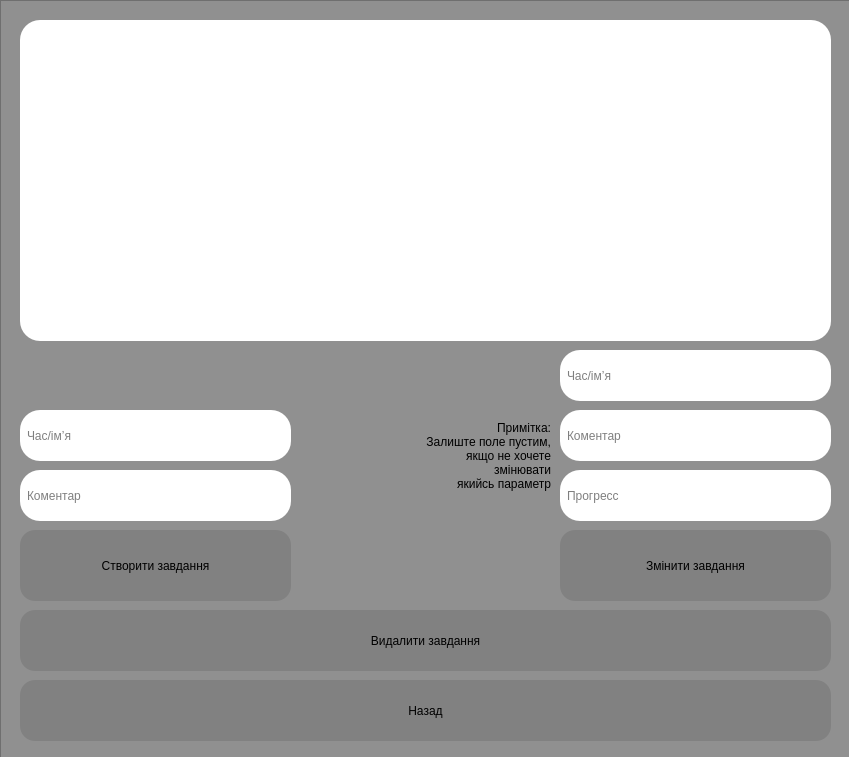
<?xml version="1.0" encoding="UTF-8"?>
<ui version="4.0">
 <class>MainWindow</class>
 <widget class="QMainWindow" name="MainWindow">
  <property name="geometry">
   <rect>
    <x>0</x>
    <y>0</y>
    <width>849</width>
    <height>757</height>
   </rect>
  </property>
  <property name="windowTitle">
   <string>Ambitify</string>
  </property>
  <property name="unifiedTitleAndToolBarOnMac">
   <bool>true</bool>
  </property>
  <widget class="QWidget" name="centralwidget">
   <widget class="QFrame" name="frame">
    <property name="geometry">
     <rect>
      <x>0</x>
      <y>0</y>
      <width>851</width>
      <height>781</height>
     </rect>
    </property>
    <property name="styleSheet">
     <string notr="true">background: rgb(144, 144, 144);</string>
    </property>
    <property name="frameShape">
     <enum>QFrame::StyledPanel</enum>
    </property>
    <property name="frameShadow">
     <enum>QFrame::Raised</enum>
    </property>
    <widget class="QListWidget" name="tasks">
     <property name="geometry">
      <rect>
       <x>20</x>
       <y>20</y>
       <width>811</width>
       <height>321</height>
      </rect>
     </property>
     <property name="styleSheet">
      <string notr="true">background: white;
border-radius: 20px;</string>
     </property>
    </widget>
    <widget class="QPushButton" name="delete_task">
     <property name="geometry">
      <rect>
       <x>20</x>
       <y>610</y>
       <width>811</width>
       <height>61</height>
      </rect>
     </property>
     <property name="cursor">
      <cursorShape>PointingHandCursor</cursorShape>
     </property>
     <property name="styleSheet">
      <string notr="true">QPushButton {
	background: rgb(129, 129, 129);
	border-radius: 15px;
}

QPushButton::hover {
	background: rgb(134, 134, 134);
}</string>
     </property>
     <property name="text">
      <string>Видалити завдання</string>
     </property>
     <property name="iconSize">
      <size>
       <width>50</width>
       <height>50</height>
      </size>
     </property>
    </widget>
    <widget class="QPushButton" name="change_task">
     <property name="geometry">
      <rect>
       <x>560</x>
       <y>530</y>
       <width>271</width>
       <height>71</height>
      </rect>
     </property>
     <property name="cursor">
      <cursorShape>PointingHandCursor</cursorShape>
     </property>
     <property name="styleSheet">
      <string notr="true">QPushButton {
	background: rgb(129, 129, 129);
	border-radius: 15px;
}

QPushButton::hover {
	background: rgb(134, 134, 134);
}</string>
     </property>
     <property name="text">
      <string>Змінити завдання</string>
     </property>
     <property name="iconSize">
      <size>
       <width>50</width>
       <height>50</height>
      </size>
     </property>
    </widget>
    <widget class="QLineEdit" name="task_edit_name">
     <property name="geometry">
      <rect>
       <x>560</x>
       <y>350</y>
       <width>271</width>
       <height>51</height>
      </rect>
     </property>
     <property name="styleSheet">
      <string notr="true">background: white;
border-radius: 20px;
padding-left: 5px;</string>
     </property>
     <property name="readOnly">
      <bool>false</bool>
     </property>
     <property name="placeholderText">
      <string>Час/імʼя</string>
     </property>
    </widget>
    <widget class="QLineEdit" name="task_edit_comment">
     <property name="geometry">
      <rect>
       <x>560</x>
       <y>410</y>
       <width>271</width>
       <height>51</height>
      </rect>
     </property>
     <property name="styleSheet">
      <string notr="true">background: white;
border-radius: 20px;
padding-left: 5px;</string>
     </property>
     <property name="readOnly">
      <bool>false</bool>
     </property>
     <property name="placeholderText">
      <string>Коментар</string>
     </property>
    </widget>
    <widget class="QLineEdit" name="task_edit_progress">
     <property name="geometry">
      <rect>
       <x>560</x>
       <y>470</y>
       <width>271</width>
       <height>51</height>
      </rect>
     </property>
     <property name="styleSheet">
      <string notr="true">background: white;
border-radius: 20px;
padding-left: 5px;</string>
     </property>
     <property name="readOnly">
      <bool>false</bool>
     </property>
     <property name="placeholderText">
      <string>Прогресс</string>
     </property>
    </widget>
    <widget class="QLabel" name="label">
     <property name="geometry">
      <rect>
       <x>410</x>
       <y>410</y>
       <width>141</width>
       <height>91</height>
      </rect>
     </property>
     <property name="text">
      <string>Примітка:
Залиште поле пустим,
якщо не хочете
змінювати
якийсь параметр</string>
     </property>
     <property name="alignment">
      <set>Qt::AlignRight|Qt::AlignTrailing|Qt::AlignVCenter</set>
     </property>
    </widget>
    <widget class="QLineEdit" name="create_task_name">
     <property name="geometry">
      <rect>
       <x>20</x>
       <y>410</y>
       <width>271</width>
       <height>51</height>
      </rect>
     </property>
     <property name="styleSheet">
      <string notr="true">background: white;
border-radius: 20px;
padding-left: 5px;</string>
     </property>
     <property name="readOnly">
      <bool>false</bool>
     </property>
     <property name="placeholderText">
      <string>Час/імʼя</string>
     </property>
    </widget>
    <widget class="QLineEdit" name="create_task_comment">
     <property name="geometry">
      <rect>
       <x>20</x>
       <y>470</y>
       <width>271</width>
       <height>51</height>
      </rect>
     </property>
     <property name="styleSheet">
      <string notr="true">background: white;
border-radius: 20px;
padding-left: 5px;</string>
     </property>
     <property name="readOnly">
      <bool>false</bool>
     </property>
     <property name="placeholderText">
      <string>Коментар</string>
     </property>
    </widget>
    <widget class="QPushButton" name="create_task">
     <property name="geometry">
      <rect>
       <x>20</x>
       <y>530</y>
       <width>271</width>
       <height>71</height>
      </rect>
     </property>
     <property name="cursor">
      <cursorShape>PointingHandCursor</cursorShape>
     </property>
     <property name="styleSheet">
      <string notr="true">QPushButton {
	background: rgb(129, 129, 129);
	border-radius: 15px;
}

QPushButton::hover {
	background: rgb(134, 134, 134);
}</string>
     </property>
     <property name="text">
      <string>Створити завдання</string>
     </property>
     <property name="iconSize">
      <size>
       <width>50</width>
       <height>50</height>
      </size>
     </property>
    </widget>
    <widget class="QPushButton" name="delete_task_2">
     <property name="geometry">
      <rect>
       <x>20</x>
       <y>680</y>
       <width>811</width>
       <height>61</height>
      </rect>
     </property>
     <property name="cursor">
      <cursorShape>PointingHandCursor</cursorShape>
     </property>
     <property name="styleSheet">
      <string notr="true">QPushButton {
	background: rgb(129, 129, 129);
	border-radius: 15px;
}

QPushButton::hover {
	background: rgb(134, 134, 134);
}</string>
     </property>
     <property name="text">
      <string>Назад</string>
     </property>
     <property name="iconSize">
      <size>
       <width>50</width>
       <height>50</height>
      </size>
     </property>
    </widget>
   </widget>
  </widget>
 </widget>
 <resources/>
 <connections/>
</ui>
